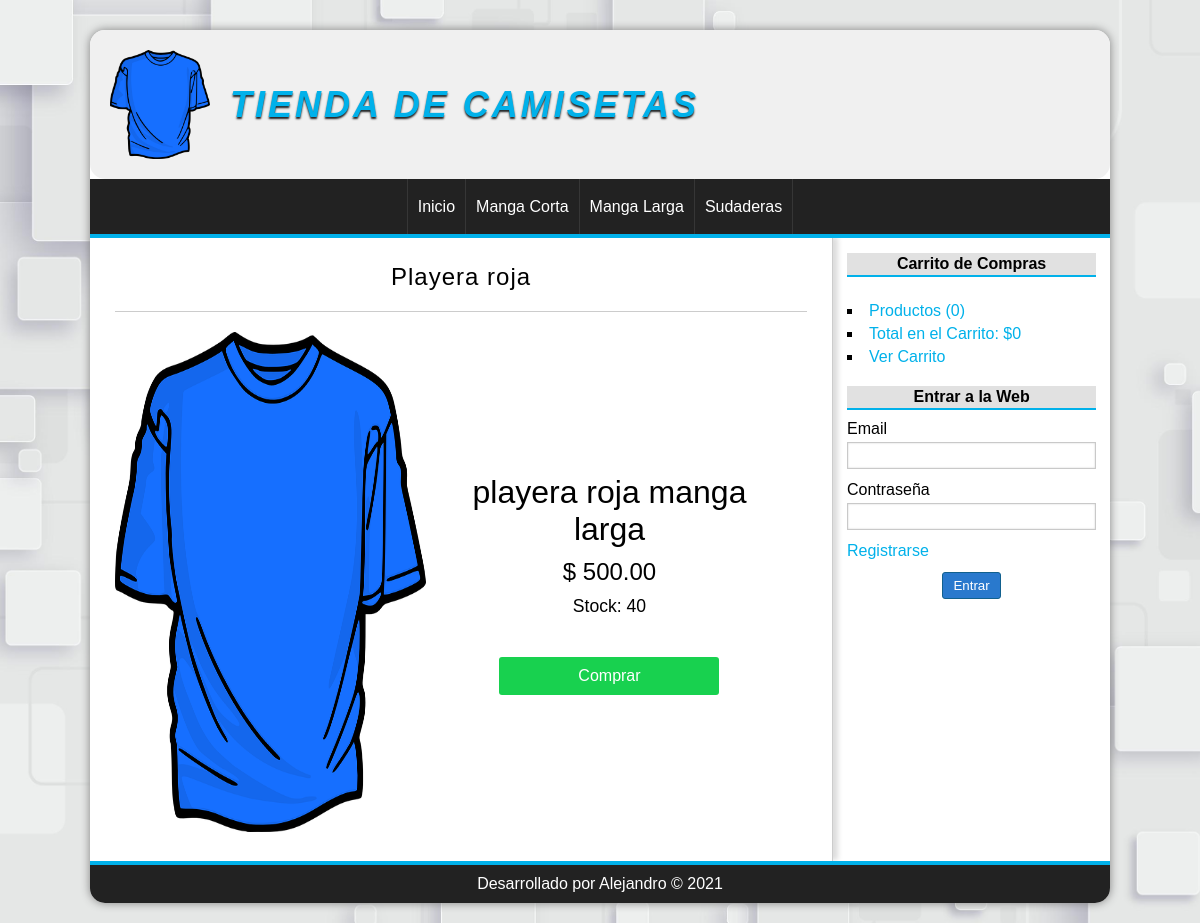
Screenshot of /producto/show&id=2 with the database file from the repository.
### tables this page shows
CREATE TABLE categorias(
    id INT(255) AUTO_INCREMENT NOT NULL,
    nombre VARCHAR(100) NOT NULL,
    CONSTRAINT pk_categorias PRIMARY KEY (id)
);

CREATE TABLE productos(
        id INT(255) AUTO_INCREMENT NOT NULL,
        categoria_id INT(255) NOT NULL,
        nombre VARCHAR(100) NOT NULL,
        descripcion TEXT,
        precio FLOAT(100, 2) NOT NULL,
        stock INT(255) NOT NULL,
        oferta VARCHAR(2),
        fecha date not null,
        imagen VARCHAR(255) NOT NULL,
        CONSTRAINT pk_productos PRIMARY KEY (id),
        CONSTRAINT fk_producto_categoria FOREIGN KEY(categoria_id) REFERENCES categorias(id)
    );

### config/db.php (called while the page is built)
<?php
class Database
{
    public static function connect()
    {
        $db = new mysqli("localhost", "root", "", "tienda", 3308);
        $db->query("SET NAMES 'UTF8'");
        return $db;
    }
}

### helpers/utils.php (called while the page is built, shortened)
<?php
class Utils
{
    public static function showCategorias()
    {
        require_once 'models/categoria.php';
        $categoria = new Categoria();
        $categorias = $categoria->getAll();
        return $categorias;
    }
}

### models/categoria.php (called while the page is built, shortened)
<?php
class Categoria
{
    private $db;
    public function __construct()
    {
        $this->db = Database::connect();
    }
    public function getAll()
    {
        $categorias = $this->db->query("SELECT * FROM CATEGORIAS");
        return $categorias;
    }
}

### models/producto.php (called while the page is built, shortened)
<?php
class Producto
{
    private $db;
    public function __construct()
    {
        $this->db = Database::connect();
    }
    public function getProduct($id)
    {
        $bus = $this->db->query("SELECT * FROM PRODUCTOS WHERE ID=$id");
        $producto = ($bus->num_rows > 0) ? $bus->fetch_object() : false;
        return $producto;
    }
}

### views/productos/ver.php (the view)
<?php if (isset($produ)) : ?>
    <h1><?= $produ->nombre ?></h1>
    <div class="detail-product">
        <div class="image">
            <?php if ($produ->imagen != null || !empty($produ->imagen)) : ?>
                <img src="<?= base_url ?>uploads/images/<?= $produ->imagen ?>" alt="<?= $produ->nombre ?>">
            <?php else : ?>
                <img src="<?= base_url ?>assets/images/camiseta.png" alt="<?= $produ->nombre ?>">
            <?php endif; ?>
        </div>
        <div class="data">
            <p id="description">
                <?= $produ->descripcion ?>
            </p>
            <p id="price">
                $ <?= $produ->precio ?>
            </p>
            <p id="stock">
                Stock: <?= $produ->stock ?>
            </p>
            <a href="<?= base_url ?>carrito/add&id=<?= $produ->id ?>" class="button">Comprar</a>
        </div>
    </div>
<?php else : ?>
    <h1>El producto no existe</h1>
<?php endif; ?>

### views/layout/header.php (shortened to what this page needs)
<!DOCTYPE html>
<html lang="es">
<head>
    <link rel="stylesheet" href="<?= base_url ?>assets/css/styles.css">
</head>
<body>
    <div id="container">
        <header id="header">
            <div id="logo">
                <img src="<?= base_url ?>assets/images/camiseta.png" alt="Camiseta Logo">
                <a href="<?= base_url ?>">
                    <h1>Tienda de Camisetas</h1>
                </a>
            </div>
        </header>
        <nav id="menu">
            <ul>
                <?php $categorias = Utils::showCategorias(); ?>
                <li>
                    <a href="<?= base_url ?>">Inicio</a>
                </li>
                <?php while ($cat = $categorias->fetch_object()) : ?>
                    <li>
                        <a href="<?= base_url ?>categoria/ver&id=<?= $cat->id ?>"><?= $cat->nombre ?></a>
                    </li>
                <?php endwhile; ?>
            </ul>
        </nav>
        <div id="content">

### assets/css/styles.css (style rules this page uses)
* { margin: 0; padding: 0; font-family: Arial, Helvetica, sans-serif; }
body { background: url(../images/5026563.jpg); background-repeat: inherit; background-size: cover; }
a { color: #01b1ea; text-decoration: none; }
#container { height: auto; width: 85%; background: white; margin: 0 auto; margin-top: 30px; margin-bottom: 20px; min-height: 65vh; box-shadow: 0 0 10px gray; border-radius: 15px; }
#header { width: 100%; height: auto; background: #f0f0f0f0; border-radius: 15px; }
#logo { display: flex; flex-direction: row; flex-wrap: wrap; align-items: center; padding: 20px; margin-left: 20px; }
#logo img { width: 100px; transition: all 300ms; }
#logo a { flex-basis: 70%; font-family: "Times New Roman", Times, serif; font-style: italic; font-size: 30px; letter-spacing: 3px; text-transform: uppercase; color: #01b1ea; font-weight: bold; text-decoration: none; margin-left: 20px; text-shadow: 0 2px 2px #222222; transition: all 300ms; }
#menu { background: #222; color: white; height: auto; min-height: 55px; border-bottom: 4px solid #01b1ea; }
#menu ul { display: flex; align-items: center; text-align: center; flex-wrap: wrap; list-style: none; text-decoration: none; justify-content: center; min-height: inherit; }
#menu ul li { border-right: 1px solid #363636; min-height: inherit; line-height: 55px; align-items: center; }
#menu ul li a { display: block; color: white; text-decoration: none; padding-left: 10px; padding-right: 10px; min-height: inherit; transition: all 500ms; }
#menu ul li:first-child { border-left: 1px solid #363636; }
#content { display: flex; flex-direction: row-reverse; justify-content: center; overflow: hidden; background: white; min-height: inherit; }
input[type="button"], input[type="submit"], button, .button { display: block; justify-self: center; border-radius: 2px; width: min-content; padding: 5px; padding-left: 10px; padding-right: 10px; color: white; background: #2979cd; border: 1px solid #11608e; cursor: pointer; margin: 0 auto; border-radius: 3px; }
.button { background: #18d14f; color: white !important; text-decoration: none; border: none; }
#central h1 { font-size: 24px; text-align: center; font-weight: normal; letter-spacing: 1px; border-bottom: 1px solid #ccc; margin-bottom: 20px; padding: 20px; padding-top: 0; }
.detail-product { display: flex; flex-wrap: wrap; width: 100%; align-content: center; }
.detail-product .image { flex-basis: 35%; margin-left: 40px; }
.detail-product img { width: 100%; height: 500px; }
.detail-product .data { display: flex; flex-direction: column; flex-basis: 60%; align-content: center; justify-content: center; }
.detail-product .data #description { align-self: center; text-align: center; font-size: 2rem; margin-bottom: 10px; }
.detail-product .data #price { align-self: center; text-align: center; font-size: 1.5rem; margin-bottom: 10px; }
.detail-product .data #stock { align-self: center; text-align: center; font-size: 1.1rem; margin-bottom: 40px; }
.detail-product .button { align-self: center; width: 200px; text-align: center; padding: 10px; }
@media (min-width: 950px) and (max-width: 1500px) { #logo { flex-wrap: nowrap; margin-left: 0; } }
@media (min-width: 950px) and (max-width: 1500px) { #logo a { font-size: 18px; } }
@media (min-width: 950px) and (max-width: 1500px) { .detail-product { gap: 10px; } }
@media (min-width: 950px) and (max-width: 1500px) { .detail-product .image { flex-basis: 45%; margin-left: 0; } }
@media (min-width: 950px) and (max-width: 1500px) { .detail-product .data { flex-basis: 50%; } }

### rows the page displays
categorias: nombre "Manga Corta"
categorias: nombre "Manga Larga"
categorias: nombre "Sudaderas"
productos: nombre "Playera roja", descripcion "playera roja manga larga", precio "500.00", stock "40"

### other values shown
$stats['count'] "0"
$stats['total'] "0"
